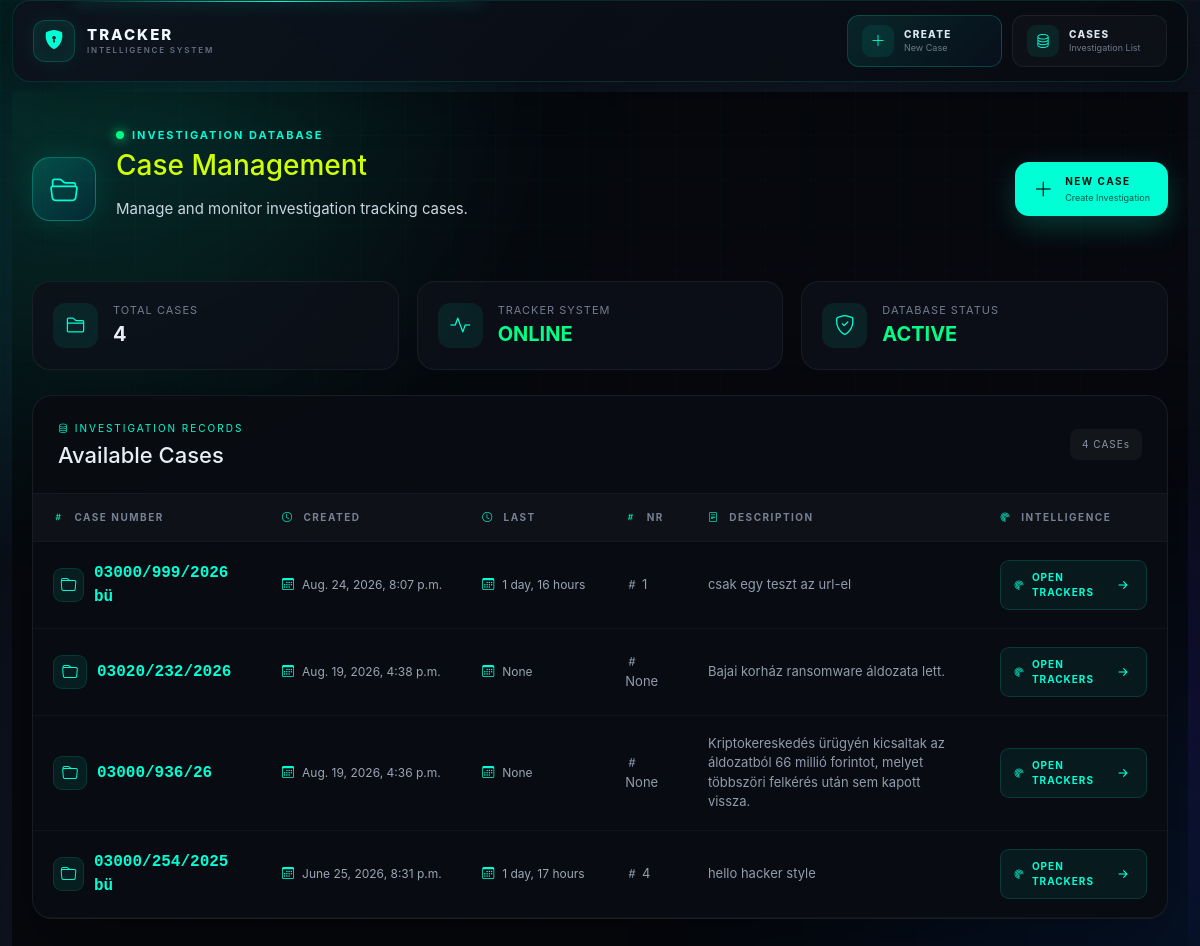
Before: / (signed in) with the older database file.
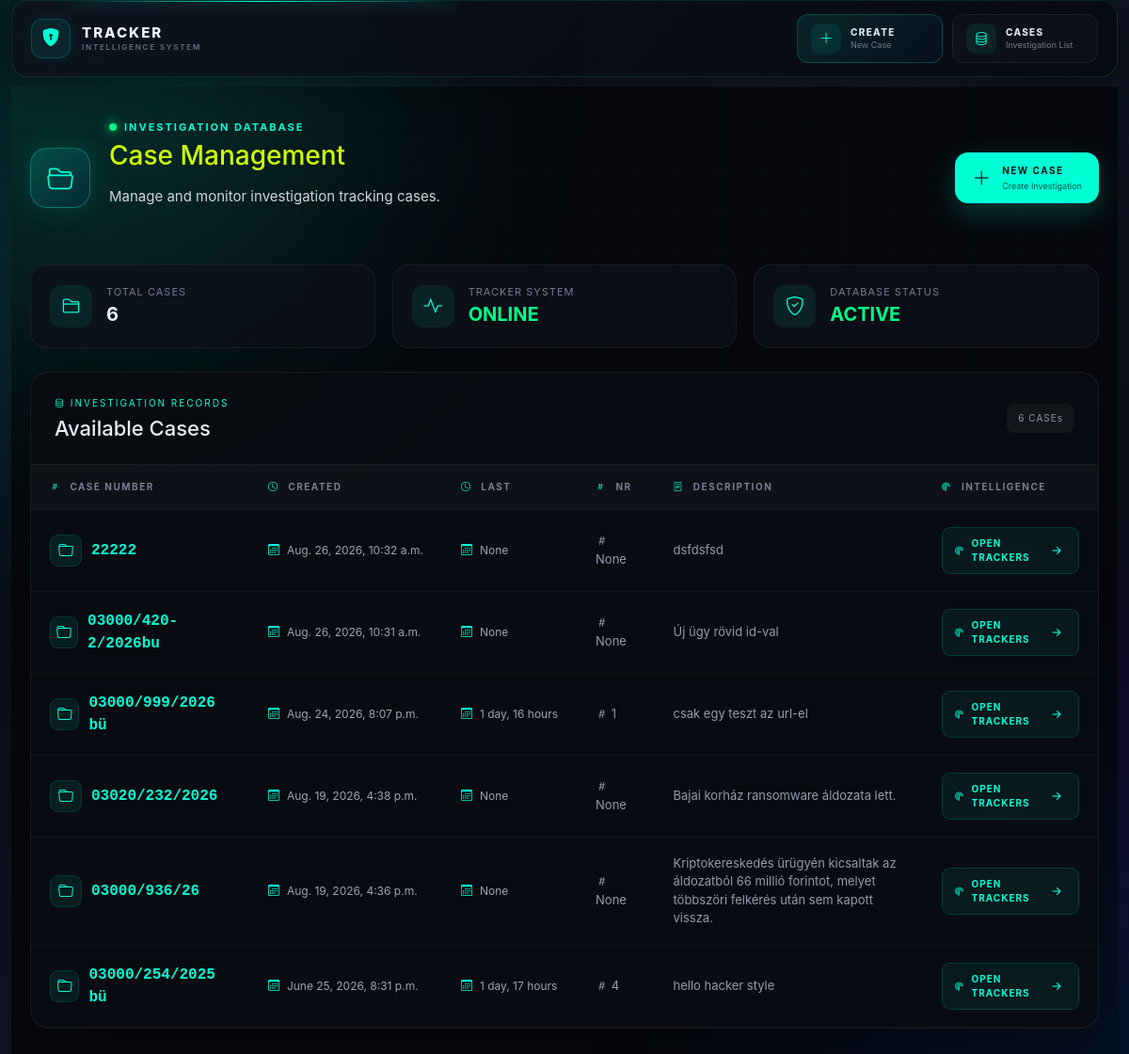
After: the same page with the newer database file.
### tracker/models.py (models this page shows)
class Case(models.Model):
    url_id = ShortUUIDField(editable=False,unique=True)
    created = models.DateTimeField(auto_now_add=True)
    case_number = models.CharField(max_length=50, null=True, blank=True)
    description = models.TextField(null=True, blank=True)
    created = models.DateTimeField(auto_now_add=True)
    owner = models.ForeignKey(User, on_delete=models.CASCADE)
    redirect_url = models.CharField(max_length=200, null=True, blank=True)
    @property
    def get_all_trackers(self):
        trackers = Tracker.objects.filter(case=self)
        return trackers
    @property
    def get_last_tracker(self):
        tracker = Tracker.objects.filter(case=self).order_by('-created').first()
        if tracker is not None:
            return tracker
        else:
            return "None"

class Tracker(models.Model):
    case = models.ForeignKey('Case', on_delete=models.CASCADE)
    created = models.DateTimeField(auto_now_add=True)
    ip_address = models.GenericIPAddressField(null=True, blank=True)
    x_forwarded_for = models.TextField(null=True, blank=True)
    user_agent = models.TextField(null=True, blank=True)
    referer = models.TextField(null=True, blank=True)
    browser = models.CharField(max_length=100, null=True, blank=True)
    platform = models.CharField(max_length=100, null=True, blank=True)
    mobile = models.CharField(max_length=100, null=True, blank=True)
    latitude = models.FloatField(null=True, blank=True)
    longitude = models.FloatField(null=True, blank=True)
    accuracy = models.IntegerField(null=True, blank=True)
    timestamp = models.IntegerField(blank=True, null=True)

### tracker/views.py (the view)
# urls.py: path('',list_case_url_view,name='list_case_url_view'),
@login_required(login_url='/login')
def list_case_url_view(request):
    user = request.user
    objs = Case.objects.filter(owner=user).order_by("-created")
    template = "tracker/list_case_url.html"
    context = {"objs": objs,"app_domain":APP_DOMAIN}
    return render(request, template, context)

### templates/tracker/list_case_url.html (shortened to what the changed rows need)
{% extends 'main/base.html' %}
{% block content %}
<div class="cyber-page">
    <div class="cyber-container">
        <div class="page-header">
            <div class="header-left">
                <div>
                    <h1>Case Management</h1>
                </div>
            </div>
        </div>
        <div class="stats-grid">
            <div class="stat-card">
                <div>
                    <span>Total Cases</span>
                    <strong>{{ objs|length }}</strong>
                </div>
            </div>
        </div>
        <div class="table-card">
            <div class="table-header">
                <div>
                    <span class="section-label">
                    </span>
                    <h2>Available Cases</h2>
                </div>
                <div class="record-count">
                    {{ objs|length }} CASE{{ objs|length|pluralize }}
                </div>
            </div>
            <div class="table-responsive">
                <table class="case-table">
                    <thead>
                        <tr>
                            <th>
                                <i class="bi bi-hash"></i>
                                Case Number
                            </th>
                            <th>
                                <i class="bi bi-clock"></i>
                                Created
                            </th>
                            <th>
                                <i class="bi bi-clock"></i>
                                Last
                            </th>
                            <th>
                                <i class="bi bi-hash"></i>
                                NR
                            </th>
                            <th>
                                <i class="bi bi-file-text"></i>
                                Description
                            </th>
                            <th>
                                <i class="bi bi-radar"></i>
                                Intelligence
                            </th>
                        </tr>
                    </thead>
                    <tbody>
                        {% for obj in objs %}
                        <tr>
                            <td>
                                <a href="{% url 'show_trackers_view' case_id=obj.pk %}"
                                   class="case-number">
                                    <span class="case-icon">
                                        <i class="bi bi-folder"></i>
                                    </span>
                                    {{ obj.case_number }}
                                </a>
                            </td>
                            <td>
                                <div class="case-date">
                                    <i class="bi bi-calendar3"></i>
                                    {{ obj.created  }}
                                </div>
                            </td>
                            <td>
                                <div class="case-date">
                                    <i class="bi bi-calendar3"></i>
                                    {{ obj.get_last_tracker.created | timesince | default:"None" }}
                                </div>
                            </td>
                            <td>
                                <div class="case-description">
                                    <i class="bi bi-hash"></i>
                                    {{ obj.get_all_trackers.count|default:"None" }}
                                </div>
                            </td>
                            <td>
                                <div class="case-description">
                                    {{ obj.description|default:"No description available." }}
                                </div>
                            </td>
                            <td>
                                <a href="{% url 'show_trackers_view' case_id=obj.pk %}"
                                   class="tracker-view-btn">
                                    <i class="bi bi-radar"></i>
                                    <span>OPEN TRACKERS</span>
                                    <i class="bi bi-arrow-right-short arrow"></i>
                                </a>
                            </td>
                        </tr>
                        {% endfor %}
                    </tbody>
                </table>
            </div>
        </div>
    </div>
</div>
{% endblock content %}

Changed rows visible on the page:
added Case: case_number "22222", created "Aug. 26, 2026, 10:32 a.m.", get_last_tracker.created "None", get_all_trackers.count "None", description "dsfdsfsd"
added Case: case_number "03000/420-2/2026bu", created "Aug. 26, 2026, 10:31 a.m.", get_last_tracker.created "None", get_all_trackers.count "None", description "Új ügy rövid id-val"
Other visible differences:
{{ objs|length }}: "4" → "6"
